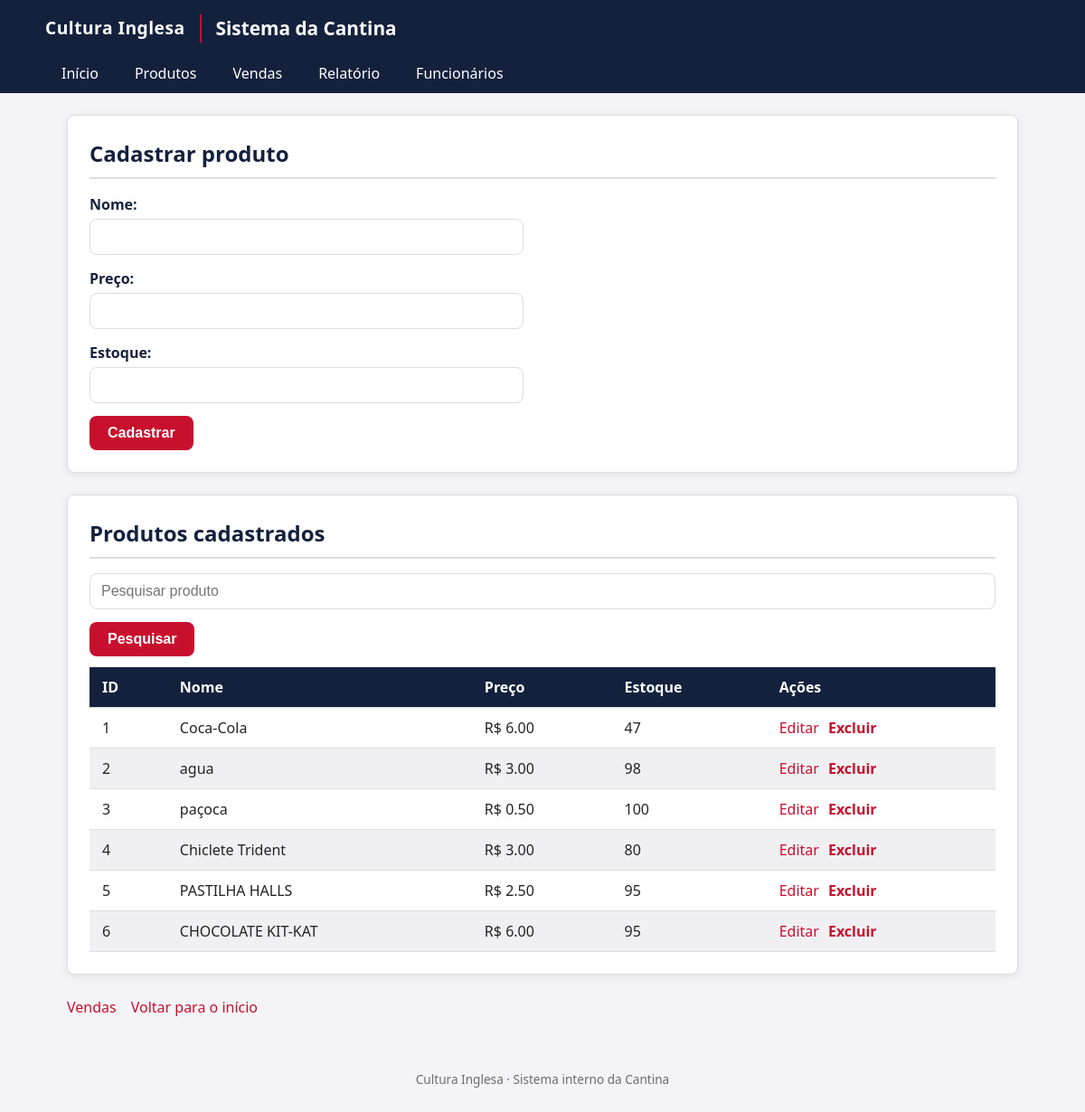
The app's page /produtos, older data.
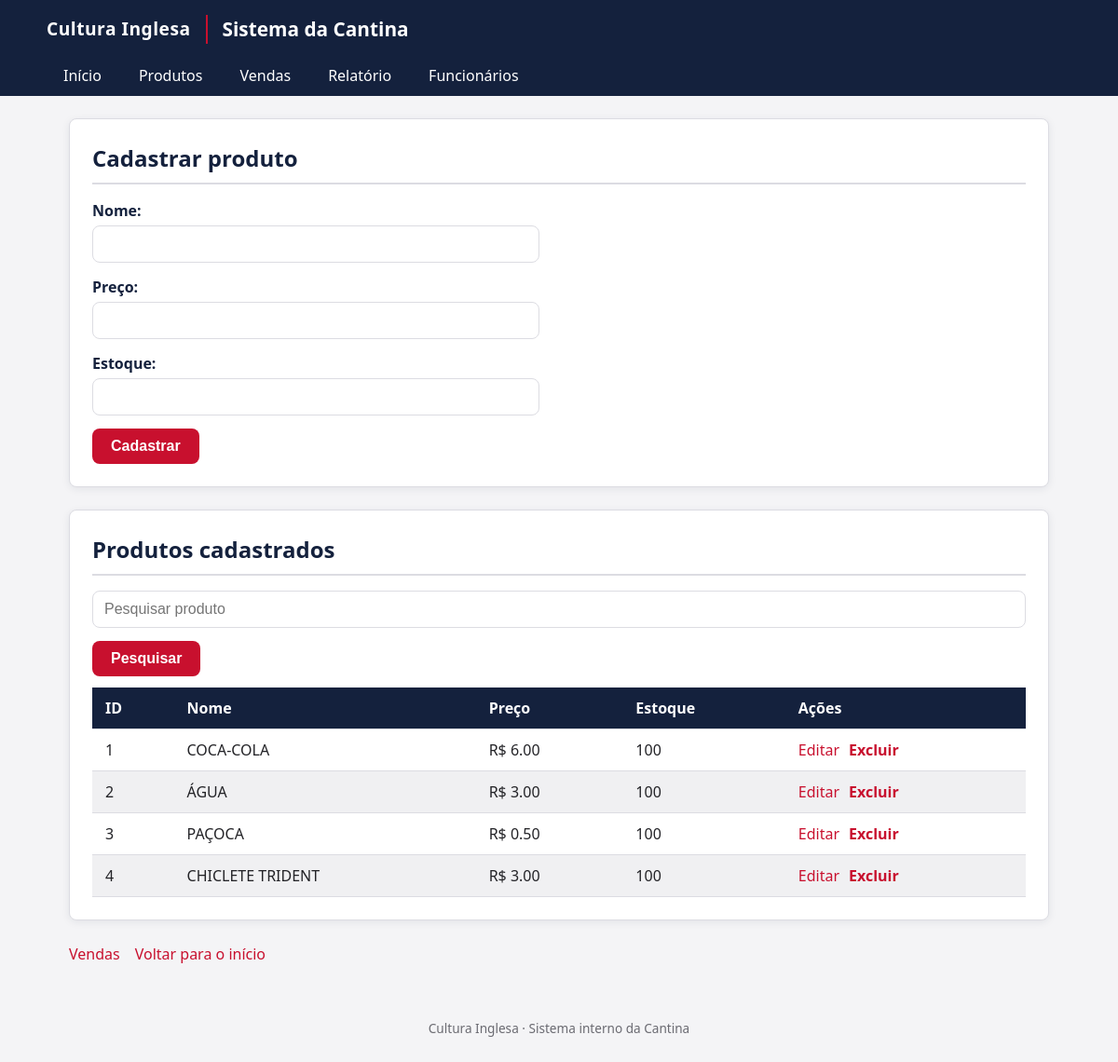
The same page, newer data.
### tables this page shows
CREATE TABLE produtos (
    id INTEGER PRIMARY KEY AUTOINCREMENT,
    nome TEXT NOT NULL,
    preco REAL NOT NULL,
    estoque INTEGER NOT NULL
);

### app.py (the view, shortened to what this page needs)
@app.route('/produtos', methods=['GET', 'POST'])
def produtos():
    conn = conectar()
    cursor = conn.cursor()
    busca = request.args.get('busca', '')
    if busca:
        cursor.execute("""
            SELECT * FROM produtos
            WHERE nome LIKE ?
        """, ('%' + busca + '%',))
    else:
        cursor.execute("SELECT * FROM produtos")
    produtos = cursor.fetchall()
    conn.close()
    return render_template('produtos.html', produtos=produtos)

### app.py (called while the page is built)
def conectar():
    return sqlite3.connect("cantina2.db")

### templates/produtos.html (shortened to what this page needs)
{% extends "base.html" %}
{% block conteudo %}
    <div class="cartao">
        <h2 class="cartao-titulo">Cadastrar produto</h2>
        <form method="POST">
            <div class="campo">
                <label>Nome:</label>
                <input type="text" name="nome" required>
            </div>
            <div class="campo">
                <label>Preço:</label>
                <input type="number" step="0.01" min="0.01" name="preco" required>
            </div>
            <div class="campo">
                <label>Estoque:</label>
                <input type="number" min="0" name="estoque" required>
            </div>
            <button type="submit">Cadastrar</button>
        </form>
    </div>
    <div class="cartao">
        <h2 class="cartao-titulo">Produtos cadastrados</h2>
        <form method="GET" class="form-linha">
            <input
                type="text"
                name="busca"
                placeholder="Pesquisar produto"
                value="{{ request.args.get('busca', '') }}"
            >
            <button type="submit">Pesquisar</button>
        </form>
        <div class="tabela-wrapper">
            <table>
                <thead>
                    <tr>
                        <th>ID</th>
                        <th>Nome</th>
                        <th>Preço</th>
                        <th>Estoque</th>
                        <th>Ações</th>
                    </tr>
                </thead>
                <tbody>
                    {% for produto in produtos %}
                    <tr>
                        <td>{{ produto[0] }}</td>
                        <td>{{ produto[1] }}</td>
                        <td>R$ {{ "%.2f"|format(produto[2]) }}</td>
                        <td>{{ produto[3] }}</td>
                        <td>
                            <div class="acoes">
                                <a href="/editar_produto/{{ produto[0] }}">Editar</a>
                                <a class="acao-excluir" href="/excluir_produto/{{ produto[0] }}">Excluir</a>
                            </div>
                        </td>
                    </tr>
                    {% endfor %}
                </tbody>
            </table>
        </div>
    </div>
    <div class="links-rodape-pagina">
        <a href="/vendas">Vendas</a>
        <a href="/">Voltar para o início</a>
    </div>
{% endblock %}

Row changes from the older to the newer data that the page shows:
removed produtos: id "5", nome "PASTILHA HALLS", preco "2.50", estoque "95"
removed produtos: id "6", nome "CHOCOLATE KIT-KAT", preco "6.00", estoque "95"
changed produtos id 1: nome "Coca-Cola" → "COCA-COLA"; estoque "47" → "100"
changed produtos id 2: nome "agua" → "ÁGUA"; estoque "98" → "100"
changed produtos id 3: nome "paçoca" → "PAÇOCA"
changed produtos id 4: nome "Chiclete Trident" → "CHICLETE TRIDENT"; estoque "80" → "100"
